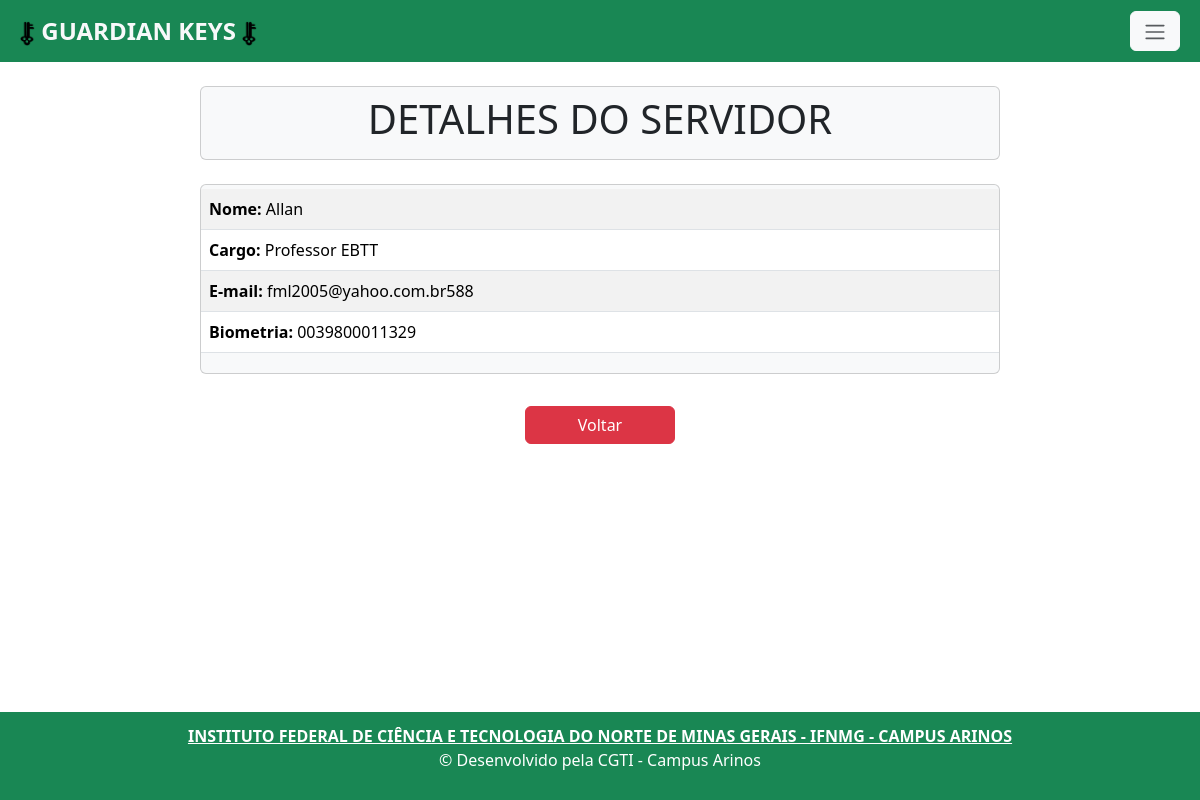
Page /servidor_view/50/ on the committed database.
### app/models.py (models this page shows, shortened)
class Servidor(models.Model):
    nome = models.CharField(max_length=150)
    cargo = models.CharField(max_length=22, choices=CARGO)
    email = models.EmailField(max_length=150, unique=True)
    biometria = models.CharField(max_length=150, unique=True)

### app/views.py (the view)
# urls.py: path('servidor_view/<int:pk>/', servidor_view, name='servidor_view'),
def servidor_view(request, pk):
    data = {}
    data['db'] = Servidor.objects.get(pk=pk)
    return render(request, 'servidor_view.html', data)

### app/templates/servidor_view.html
{% extends 'base.html' %}
{% load static %}
{% block content%}
    <div class="col-8 m-auto pt-2 pb-2 text-center card rounded bg-light mb-4">
    <h1>DETALHES DO SERVIDOR</h1>
    </div>
    <div class="col-8 m-auto pt-1 pb-1 text-center card rounded bg-light mb-4">
      <table class="table table-striped">
        <tbody>
              <tr>
                <td style="text-align: left;"><strong>Nome: </strong>{{db.nome}}</td>
              </tr>
              <tr>
                <td style="text-align: left;"><strong>Cargo: </strong>{{db.cargo}}</td>
              </tr>
              <tr>
                <td style="text-align: left;"><strong>E-mail: </strong>{{db.email}}</td>
              </tr>
              <tr>
                <td style="text-align: left;"><strong>Biometria: </strong>{{db.biometria}}</td>
              </tr>
        </tbody>
      </table>
    </div>
    <div class="col-8 m-auto pt-2 pb-2 text-center ">
        <a class="btn btn-danger" style="width: 150px;" href="/servidor_index"> Voltar </a>
    </div>
{% endblock %}

### rows in the picture
Servidor: nome "Allan", cargo "Professor EBTT", email "fml2005@yahoo.com.br588", biometria "0039800011329"
